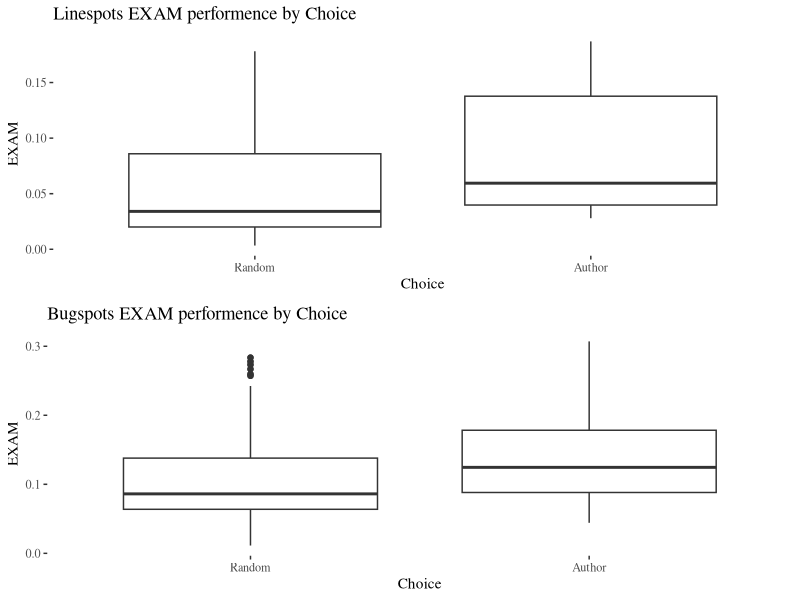
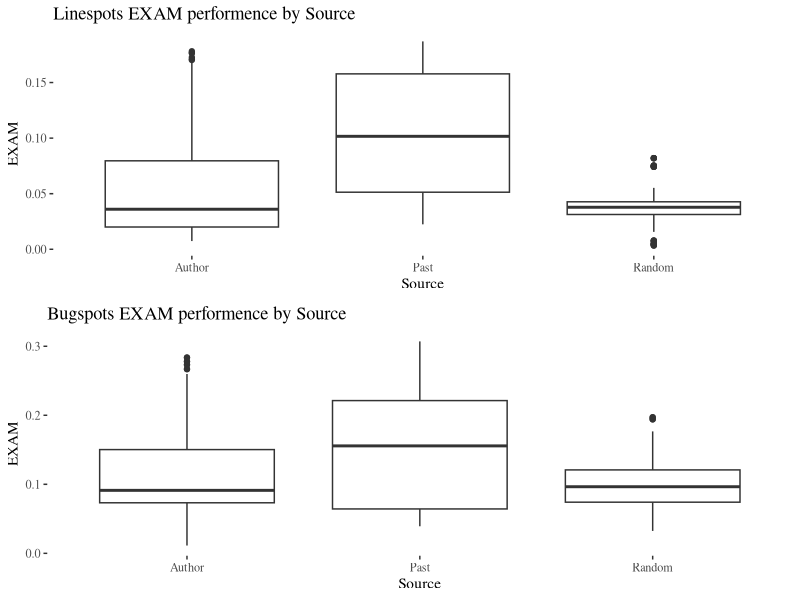

Write R code to recreate these figures, in order.
library(tidyverse)
library(gridExtra)
library(ggthemes)
ggplot2::theme_set(theme_tufte())
bayesplot::color_scheme_set("darkgray")

SEED = 140919 # The day I move in with my gf

setwd("~/Documents/dev/linespots/linespots-analysis/other")


d = read_delim('../data.csv',
               delim = ",",
               locale = locale(decimal_mark = "."),
               col_names = TRUE,
               col_types = cols(
                 AUCECDENSITY = col_double(),
                 AUCECEXAM = col_double(),
                 Algorithm = col_factor(),
                 Choice = col_factor(),
                 Commits = col_double(),
                 Depth = col_double(),
                 Domain = col_factor(),
                 EInspect10Density = col_double(),
                 EInspect10EXAM = col_double(),
                 EInspect25Density = col_double(),
                 EInspect25EXAM = col_double(),
                 EXAM = col_double(),
                 EXAM25 = col_double(),
                 EXAM33 = col_double(),
                 EXAM50 = col_double(),
                 EXAM75 = col_double(),
                 EXAM95 = col_double(),
                 EXAMF = col_double(),
                 FixCount = col_double(),
                 FixRanks = col_guess(),
                 FullExam = col_guess(),
                 Future = col_double(),
                 ID = col_factor(),
                 LOC = col_double(),
                 Language = col_factor(),
                 MRD = col_double(),
                 Origin = col_double(),
                 Project = col_factor(),
                 SRD = col_double(),
                 Source = col_factor(),
                 Time = col_factor(),
                 WCP = col_double(),
                 WCW = col_double(),
                 Weighting = col_factor(),
                 fn = col_double(),
                 fp = col_double(),
                 hdMaxDensity = col_double(),
                 hdMaxEXAM = col_double(),
                 hdMaxLOCDensity = col_double(),
                 hdMaxLOCEXAM = col_double(),
                 tn = col_double(),
                 tp = col_double()
               )
)

d = subset(d, d$FixCount != 0)
ls.df = subset(d, d$Algorithm == "Linespots")
bs.df = subset(d, d$Algorithm == "Bugspots")


pdf("choice.pdf")
p1 = ggplot(ls.df, aes(x=Choice, y=EXAM)) + geom_boxplot() + ggtitle("Linespots EXAM performence by Choice")
p2 = ggplot(bs.df, aes(x=Choice, y=EXAM)) + geom_boxplot() + ggtitle("Bugspots EXAM performence by Choice")
grid.arrange(p1, p2, ncol=1)
dev.off()

pdf("source.pdf")
p1 = ggplot(ls.df, aes(x=Source, y=EXAM)) + geom_boxplot() + ggtitle("Linespots EXAM performence by Source")
p2 = ggplot(bs.df, aes(x=Source, y=EXAM)) + geom_boxplot() + ggtitle("Bugspots EXAM performence by Source")
grid.arrange(p1, p2, ncol=1)
dev.off()
